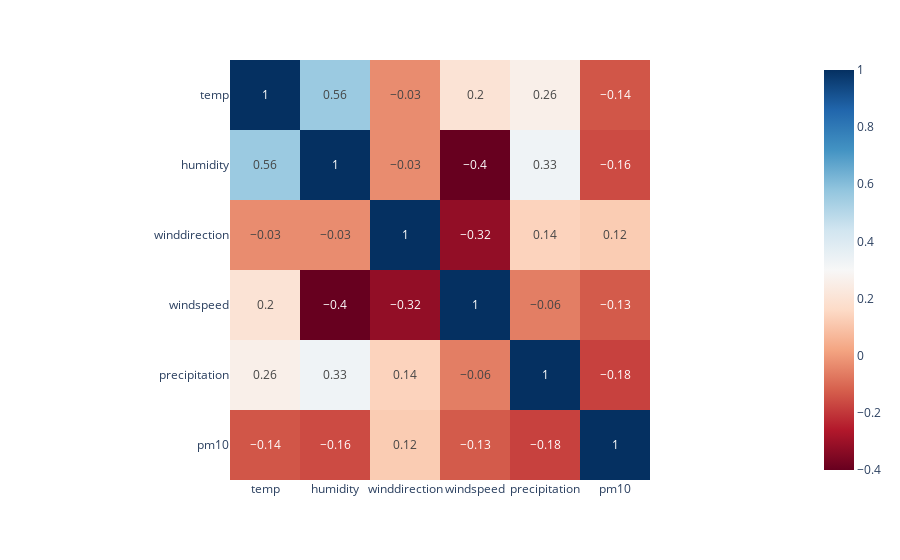

The code cell stored with this chart in its notebook:
### Markdown cell above
##### Korrelation über 14 Tage

### Code cell
correlation_month_df = correlation_df.loc[0:167]
px.imshow(correlation_month_df.corr().round(2), text_auto=True, color_continuous_scale="RdBu")

### Figure 1 — Plotly figure (JSON) as saved in the notebook; plotly's stock layout.template omitted (floating-point values rounded to 4 significant figures)
{"data": [{"coloraxis": "coloraxis", "hovertemplate": "x: %{x}<br>y: %{y}<br>color: %{z}<extra></extra>", "name": "0", "texttemplate": "%{z}", "type": "heatmap", "x": ["temp", "humidity", "winddirection", "windspeed", "precipitation", "pm10"], "xaxis": "x", "y": ["temp", "humidity", "winddirection", "windspeed", "precipitation", "pm10"], "yaxis": "y", "z": [[1, 0.56, -0.03, 0.2, 0.26, -0.14], [0.56, 1, -0.03, -0.4, 0.33, -0.16], [-0.03, -0.03, 1, -0.32, 0.14, 0.12], [0.2, -0.4, -0.32, 1, -0.06, -0.13], [0.26, 0.33, 0.14, -0.06, 1, -0.18], [-0.14, -0.16, 0.12, -0.13, -0.18, 1]]}], "layout": {"coloraxis": {"colorscale": [[0, "rgb(103,0,31)"], [0.1, "rgb(178,24,43)"], [0.2, "rgb(214,96,77)"], [0.3, "rgb(244,165,130)"], [0.4, "rgb(253,219,199)"], [0.5, "rgb(247,247,247)"], [0.6, "rgb(209,229,240)"], [0.7, "rgb(146,197,222)"], [0.8, "rgb(67,147,195)"], [0.9, "rgb(33,102,172)"], [1, "rgb(5,48,97)"]]}, "margin": {"t": 60}, "xaxis": {"anchor": "y", "constrain": "domain", "domain": [0, 1], "scaleanchor": "y"}, "yaxis": {"anchor": "x", "autorange": "reversed", "constrain": "domain", "domain": [0, 1]}}}
